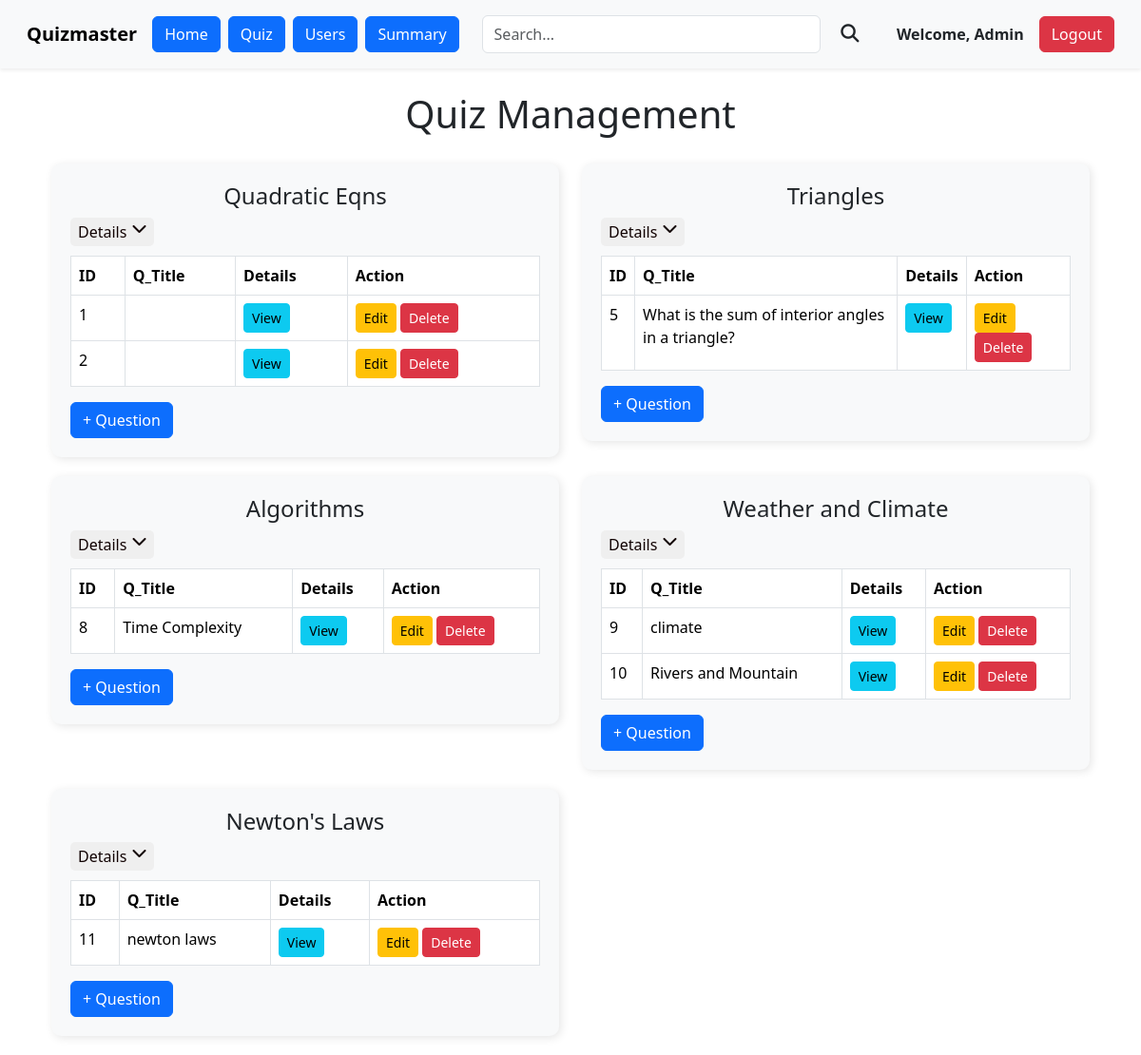
The app's page /admin/quiz (signed in), older data.
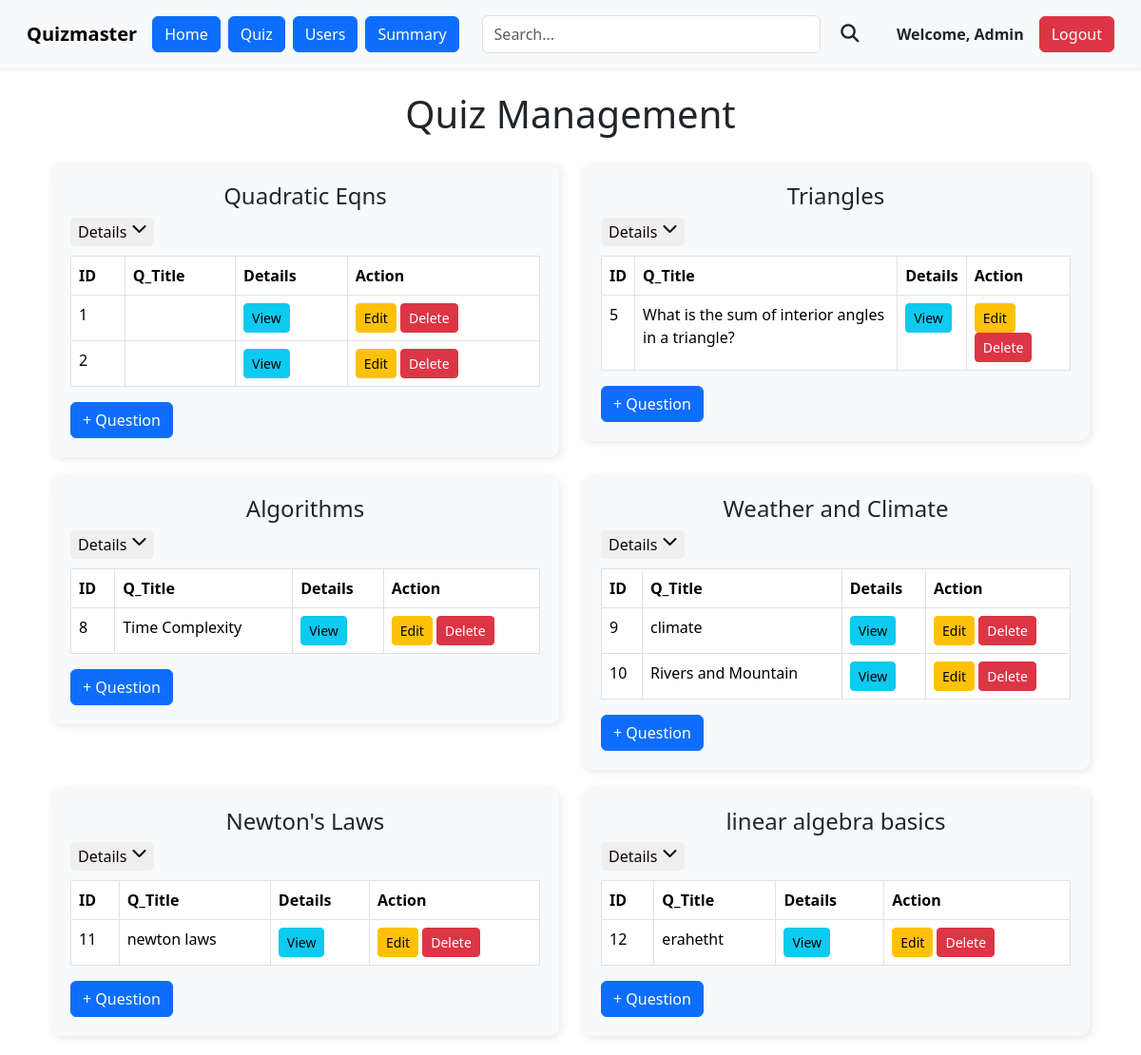
The same page, newer data.
### models.py (models this page shows)
class Quiz(db.Model):
    id=db.Column(db.Integer, primary_key=True)
    name = db.Column(db.String(100), nullable=False)
    description=db.Column(db.String(256), nullable=True)
    start_date=db.Column(db.Date, nullable=True)
    end_date=db.Column(db.Date, nullable=True)
    time_duration=db.Column(db.Time, nullable=True)
    remarks=db.Column(db.String(256), nullable=True)
    no_of_questions=db.Column(db.Integer, nullable=True)
    is_active=db.Column(db.Boolean, nullable=False, default=False)
    questions = db.relationship('Questions', backref='quiz', lazy=True)
    total_attempted=db.Column(db.Integer, nullable=False, default=0)
    scores = db.relationship('Scores', backref='quiz', lazy=True)
    subject_id=db.Column(db.Integer, db.ForeignKey('subject.id'), nullable=False)
    chapter_id= db.Column(db.Integer, db.ForeignKey('chapter.id'),nullable=False)

class Questions(db.Model):
    id=db.Column(db.Integer, primary_key=True)
    title=db.Column(db.String(256), nullable=False)
    question_statement=db.Column(db.String(256), nullable=False)
    option1=db.Column(db.String(64), nullable=False)
    option2=db.Column(db.String(64), nullable=False)
    option3=db.Column(db.String(64), nullable=False)
    option4=db.Column(db.String(64), nullable=False)
    correct_option=db.Column(db.String(64), nullable=False)
    quiz_id=db.Column(db.Integer, db.ForeignKey('quiz.id'), nullable=False)
    chapter_id=db.Column(db.Integer, db.ForeignKey('chapter.id'), nullable=False)

### routes.py (the view)
@app.route('/admin/quiz')
@admin_required
@auth_required
def quiz_dashboard():
    quizzes = Quiz.query.all()
    questions = Questions.query.all()
    for quiz in quizzes:
        question_count = Questions.query.filter(Questions.quiz_id == quiz.id).count()
        quiz.no_of_questions = question_count
    db.session.commit()  # Commit the updates to the database
    if not quizzes:
        flash('No quizzes found, click + to add quizzes')
    return render_template('/admin/quiz.html', quizzes=quizzes,questions=questions)

### routes.py (called while the page is built)
def auth_required(f):
    @wraps(f)
    def inner(*args, **kwargs):
        if 'user_id' not in session:
            flash('please login to continue')
            return redirect(url_for('login'))
        return f(*args, **kwargs)
    return inner

def admin_required(f):
    @wraps(f)
    def inner(*args, **kwargs):
        if 'user_id' not in session:
            flash('please login to continue')
            return redirect(url_for('login'))
        user=User.query.get(session['user_id'])
        if user.is_admin!=True:
            flash('You are not authorized to view this page')
            return redirect(url_for('index'))
        return f(*args, **kwargs)
    return inner

### templates/admin/quiz.html (shortened to what this page needs)
{% extends 'admin/admin_layout.html' %}
{% block content %}
<div class="container">
    <h1>Quiz Management</h1>
    <div class="row">
        {% for quiz in quizzes %}
        <div class="col-md-6">
            <div class="subject-tile">
                <h4>{{ quiz.name }}</h4>
                <button class="details-btn" onclick="toggleDetails(this)">
                    Details <i class="fas fa-chevron-down"></i>
                </button>
                <table class="table table-bordered">
                    <thead>
                        <tr>
                            <th>ID</th>
                            <th>Q_Title</th>
                            <th>Details </th>
                            <th>Action</th>
                        </tr>
                    </thead>
                    <tbody>
                        {% for question in quiz.questions %}
                        <tr>
                            <td>{{ question.id }}</td>
                            <td>{{ question.title }}</td>
                            <td> <a href="{{ url_for('view_question', question_id=question.id) }}" class="btn btn-sm btn-info">View</a></td>
                            <td>
                                <a href="{{ url_for('edit_question', question_id=question.id) }}" class="btn btn-sm btn-warning">Edit</a>
                                <form action="{{ url_for('delete_question', question_id=question.id) }}" method="POST" style="display: inline;">
                                    <button type="submit" class="btn btn-sm btn-danger">Delete</button>
                                </form>
                            </td>
                        </tr>
                        {% endfor %}
                    </tbody>
                </table>
                <a href="/admin/manage_question/{{ quiz.id }}" class="btn btn-primary" id="chapter_btn">+ Question</a>
            </div>
        </div>
        {% endfor %}
    </div>
</div>
{% endblock %}

Row changes from the older to the newer data that the page shows:
added Quiz: name "linear algebra basics"
added Questions: id "12", title "erahetht", shown under "linear algebra basics"
